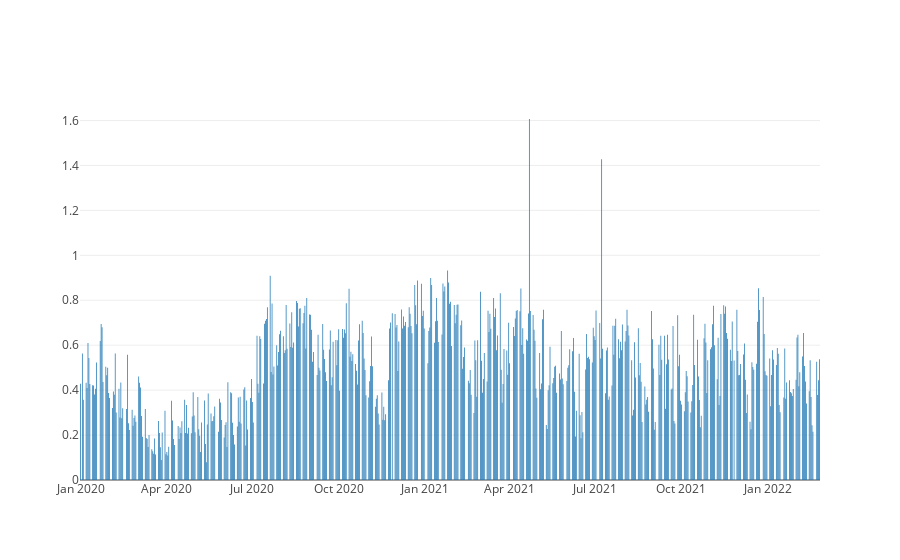

Here is the notebook cell this chart was saved with:
### Code cell
fig = go.Figure()
fig.add_trace(go.Bar(x=data['Date'], y=data['sentiment'], name="Sentiment Score"))

### Figure 1 — Plotly figure (JSON) as saved in the notebook; plotly's stock layout.template omitted (floating-point values rounded to 4 significant figures; data arrays with more than 128 entries replaced by an {"elided": "..."} marker saying what was removed)
{"data": [{"name": "Sentiment Score", "type": "bar", "x": {"elided": "546 str values"}, "y": {"elided": "546 float values"}}], "layout": {}}
